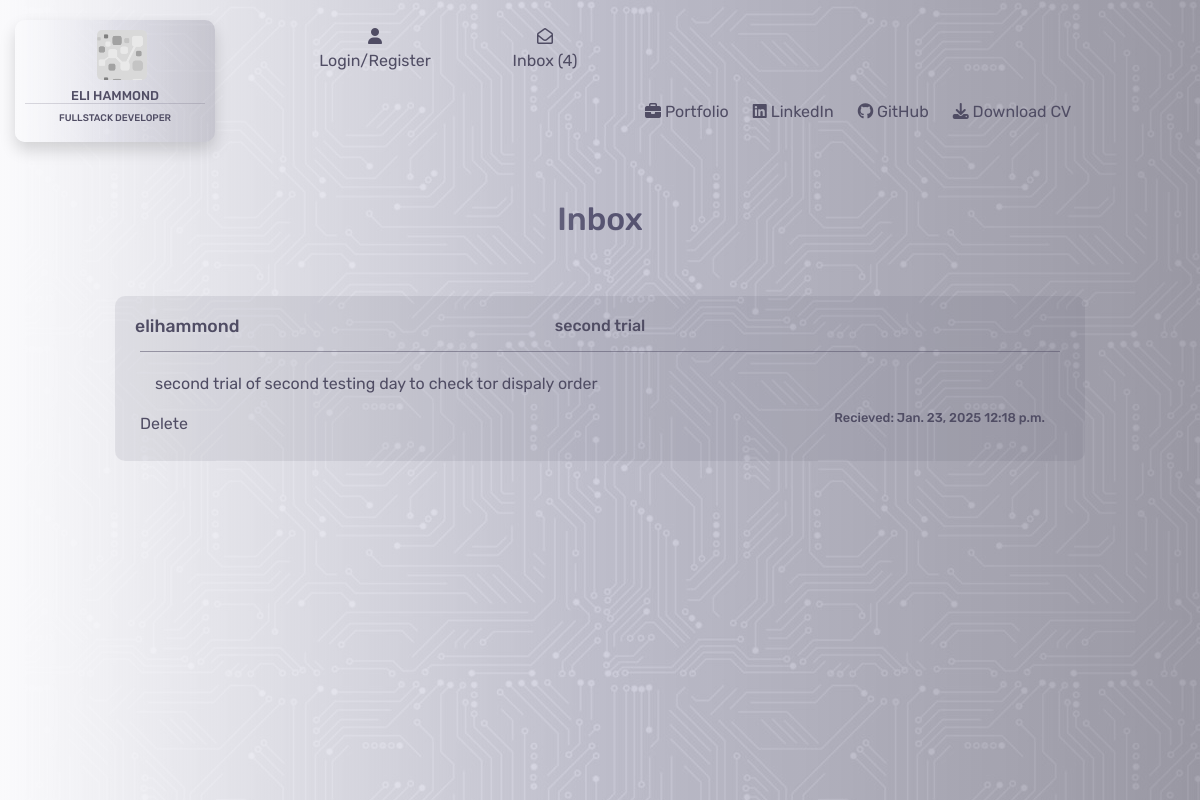
Page /contacts/16 on the earlier database version.
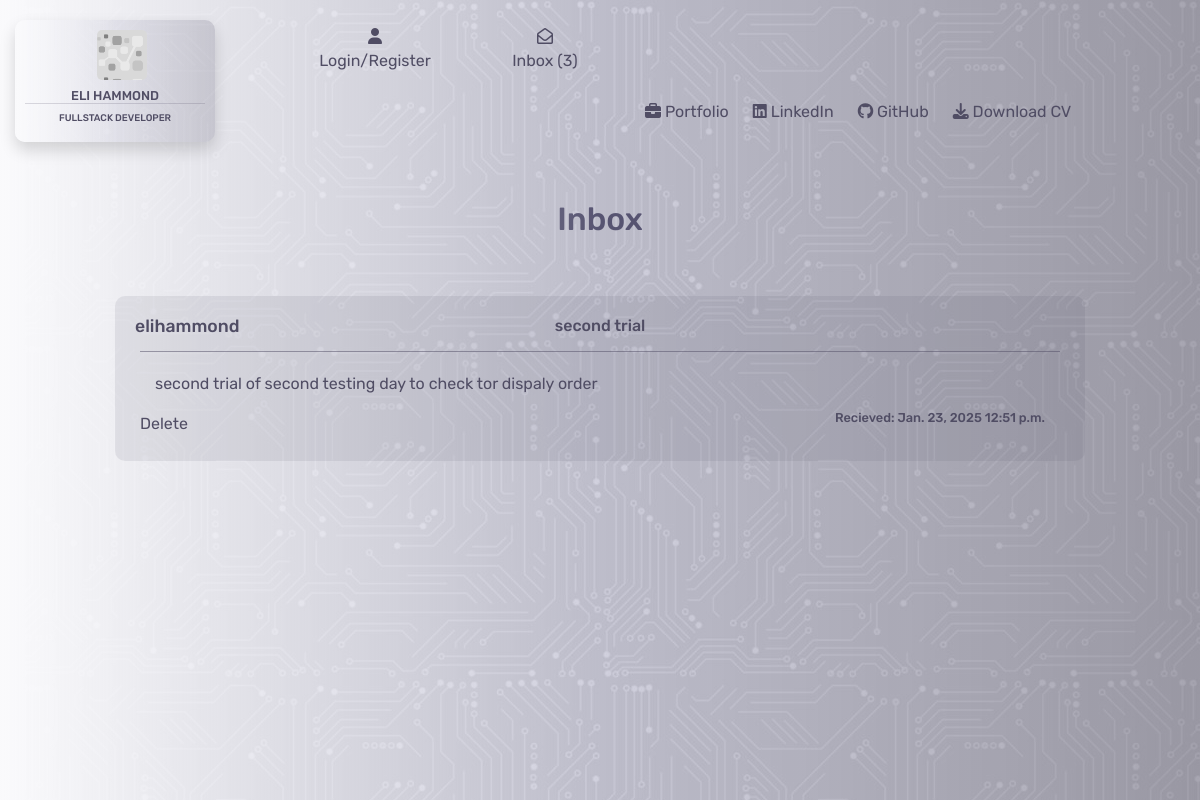
Same page on the later database version.
### contacts/models.py (models this page shows)
class Contacts(models.Model):
    class Meta:
        verbose_name_plural = "Contacts"
    name = models.CharField(max_length=26)
    subject = models.CharField(max_length=52, null=True, blank=True)
    email = models.EmailField()
    phone = models.IntegerField()
    message = models.TextField()
    date = models.DateField(auto_now_add=True)
    time = models.TimeField(auto_now_add=True)
    read = models.BooleanField(default=False)

### contacts/views.py (the view)
# urls.py: path('<int:contact_id>', views.open_message, name='open_message'),
def open_message(request, contact_id):
    inbox = Contacts.objects.get(id=contact_id)
    inbox.read = True
    inbox.save()
    template = 'contacts/open_message.html'
    context = {
        'inbox': inbox
    }
    return render(request, template, context)

### contacts/contexts.py (called while the page is built)
def contacts_inbox(request):
    inbox = Contacts.objects.all()
    unread_messages = Contacts.objects.filter(read=False).count()
    print(unread_messages)
    message_count = len(inbox)
    context = {
        'inbox': inbox,
        'message_count': message_count,
        'unread_messages': unread_messages
    }
    return context

### contacts/templates/contacts/open_message.html (shortened to what this page needs)
{% extends "base.html" %}
{% load static %}
{% block content %}
<div class="container-fluid">
    <div class="row">
        <div class="col-4"></div>
        <div class="col-4">
            <h2 class="header">Inbox</h2>
        </div>
        <div class="col-4"></div>
    </div>
    <div class="row">
        <div class="col-1">
        </div>
        <div class="col-10">
            <div class="read-message">
                <div class="row">
                    <div class="col-3">
                        <h4 class="inbox-name">{{ inbox.name }}</h4>
                    </div>
                    <div class="col-6">
                        {% if inbox.subject %}
                        <h5 class="inbox-subject">{{ inbox.subject }}</h5>
                        {% else %}
                        <h5 class="inbox-subject">no subject</h5>
                        {% endif %}
                    </div>
                    <div class="col-3">
                    </div>
                </div>
                <div class="row message-row">
                    <div class="col-8 message-display">
                        <p>
                            {{ inbox.message }}
                        </p>
                    </div>
                    <div class="col-4">
                        <p class="inbox-date-time main-message-date-time">
                            Recieved:
                            {{ inbox.date }} {{ inbox.time }}
                        </p>
                    </div>
                    <div class="delete-message">
                        <div id="delete">Delete</div>
                    </div>
                </div>
            </div>
        </div>
        <div class="col-1"></div>
    </div>
</div>
{% endblock %}

Differences in the rows shown:
changed Contacts "elihammond": time "12:18 p.m." → "12:51 p.m."
Other differences:
{{ unread_messages }}: "4" → "3"
